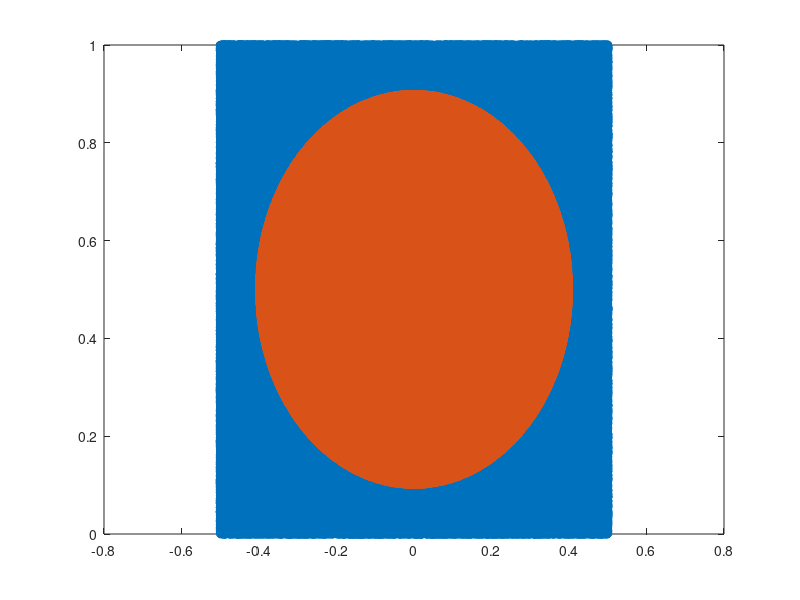

Here is the MATLAB script that generated this plot:
X=rand(1000000,2);
media=mean(X);
XC=X-media;

for j=1:1000000
    d(j)=norm(XC(j,:),2);
end

p=prctile(d,50);
I=find(d<p);

plot(XC(:,1),X(:,2),'o')
hold on
plot(XC(I,1),X(I,2),"o")
hold off